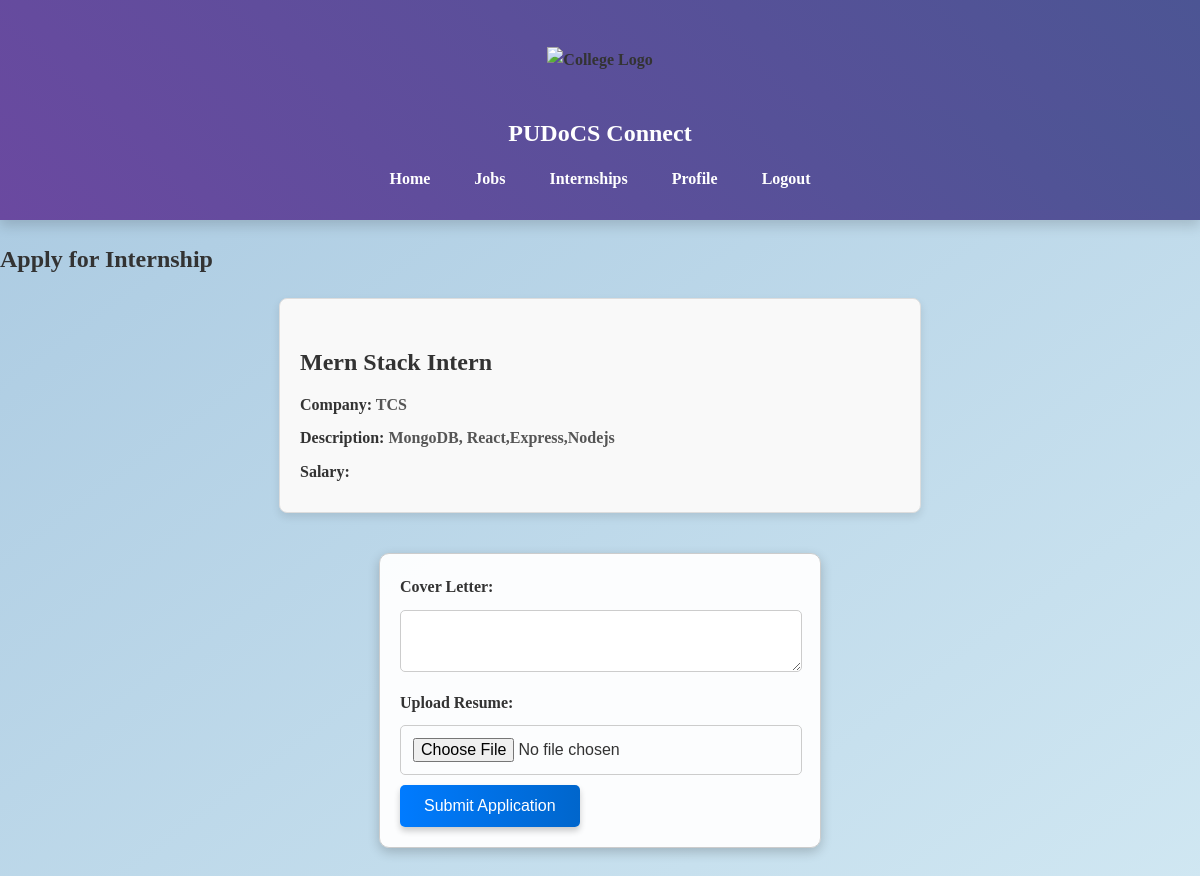
The app's page /student_apply_internship.php?internship_id=2 (signed in) with its own data.
### tables this page shows
CREATE TABLE `internship_postings` (
  `id` int(11) NOT NULL,
  `title` varchar(255) NOT NULL,
  `company_name` varchar(255) NOT NULL,
  `description` text NOT NULL,
  `admin_user_name` varchar(255) NOT NULL,
  `application_deadline` date NOT NULL,
  `internship_duration` varchar(50) NOT NULL,
  `interview_date` date NOT NULL,
  `location` varchar(255) DEFAULT NULL,
  `internship_type` enum('Full-time','Part-time','Work from Home') NOT NULL,
  `internship_category` enum('Software Development','Web Development','Data Science','Cybersecurity','Mobile App Development','DevOps','Machine Learning','Game Development') NOT NULL,
  `poster_image` varchar(255) NOT NULL,
  `posted_by` varchar(255) NOT NULL,
  `posted_date` timestamp NOT NULL DEFAULT current_timestamp()
);

### student_apply_internship.php (the view, shortened to what this page needs)
<?php
require 'db.php';
$internship_id = $_GET['internship_id'];
$student_id = $_SESSION['user_id'];
$stmt = $conn->prepare("SELECT title, company_name, description, posted_by FROM internship_postings WHERE id = ?");
$stmt->bind_param("i", $internship_id);
$stmt->execute();
$result = $stmt->get_result();
$internship = $result->fetch_assoc();
$stmt = $conn->prepare("SELECT * FROM internship_applications WHERE internship_id = ? AND student_id = ?");
$stmt->bind_param("ii", $internship_id, $student_id);
$stmt->execute();
$application_result = $stmt->get_result();
$has_applied = $application_result->num_rows > 0;
?>
<!DOCTYPE html>
<html lang="en">
<head>
    <link rel="stylesheet" href="./style.css">
</head>
<body>
<header>
    <div class="header-container">
        <img src="https://www.pondiuni.edu.in/wp-content/uploads/2020/05/PU_Logo_Full.png" alt="College Logo">
    </div>
    <nav>
        <div class="college-title">
        <h2>PUDoCS Connect </h2>
        </div>
      <a href="./student_index.php">Home</a>
        <a href="job_show.php">Jobs</a>
        <a href="internship_show.php">Internships</a>
        <a href="student_profile.php">Profile</a>
        <a href="logout.php">Logout</a>
    </nav>
</header>
<h2>Apply for Internship</h2>
<div class="internship-details">
    <h3><?php echo htmlspecialchars($internship['title']); ?></h3>
    <p><strong>Company:</strong> <?php echo htmlspecialchars($internship['company_name']); ?></p>
    <p><strong>Description:</strong> <?php echo nl2br(htmlspecialchars($internship['description'])); ?></p>
    <p><strong>Salary:</strong> <?php echo htmlspecialchars($internship['salary']); ?></p>
</div>
<?php if ($has_applied): ?>
    <p>Your application has already been submitted.</p>
    <a href="student_internship_application_status.php?internship_id=<?php echo $internship_id; ?>" class="btn">View Application Status</a>
<?php else: ?>
    <form action="student_apply_internship.php?internship_id=<?php echo $internship_id; ?>" method="POST" enctype="multipart/form-data">
        <label for="cover_letter">Cover Letter:</label>
        <textarea id="cover_letter" name="cover_letter" required></textarea>
        <label for="resume">Upload Resume:</label>
        <input type="file" id="resume" name="resume" accept=".pdf,.doc,.docx" required>
        <button type="submit">Submit Application</button>
    </form>
<?php endif; ?>
</body>
</html>

### style.css (style rules this page uses)
body { font-family: Cambria, Cochin, Georgia, Times, 'Times New Roman', serif; font-weight: bold; margin: 0; padding: 0; background: linear-gradient(to bottom right, #a8c8e0, #d0e7f2); color: #333; line-height: 1.6; overflow-x: hidden; transition: background-color 0.5s ease; animation: fadeInBackground 0.5s ease-in-out; }
header { text-align: center; box-shadow: 0 6px 12px rgba(0, 0, 0, 0.15); top: 0; z-index: 10; animation: slideDownNav 0.8s ease-out; background: linear-gradient(45deg, #6a49a0, #4c5594); text-align: center; }
header h2 { margin: 0; font-size: 1.5em; }
.header-container { display: flex; justify-content: center; align-items: center; height: 100px; }
nav { background: linear-gradient(45deg, #6a49a0, #4c5594); padding: 4px; text-align: center; }
nav a { color: white; padding: 14px 20px; text-decoration: none; display: inline-block; }
.college-title h2 { font-size: 1.5em; color: white; margin: 0; display: block; }
form { max-width: 400px; margin: 40px auto; padding: 20px; background-color: rgba(255, 255, 255, 0.95); border-radius: 10px; box-shadow: 0 4px 12px rgba(0, 0, 0, 0.2); border: 1px solid #ccc; animation: formFlyIn 1.2s ease-out; }
button { background: linear-gradient(to right, #007bff, #0066cc); color: white; border: none; padding: 12px 24px; border-radius: 5px; cursor: pointer; font-size: 16px; transition: background 0.3s, transform 0.3s; position: relative; box-shadow: 0 4px 6px rgba(0, 0, 0, 0.2); animation: pulseButton 1.5s infinite; }
input, select, textarea { width: calc(100% - 24px); padding: 12px; margin: 10px 0; border-radius: 5px; border: 1px solid #ccc; font-size: 16px; transition: border 0.3s, box-shadow 0.3s; }
header { background-color: #005a9e; padding: 10px; }

### student_apply_internship.php (style rules this page uses)
.internship-details { background-color: #f9f9f9; border: 1px solid #ddd; border-radius: 8px; padding: 20px; box-shadow: 0 4px 8px rgba(0, 0, 0, 0.1); max-width: 600px; margin: 20px auto; }
.internship-details h3 { font-size: 1.5em; color: #333; margin-bottom: 10px; }
.internship-details p { font-size: 1em; color: #555; line-height: 1.6; margin: 8px 0; }
.internship-details strong { color: #333; }

### records on screen
internship_postings: title "Mern Stack Intern", company_name "TCS", description "MongoDB, React,Express,Nodejs"
